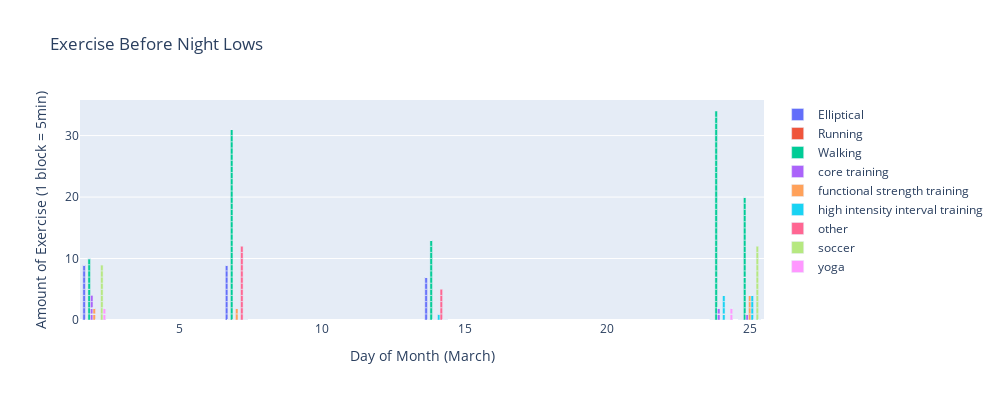

Here is the notebook cell this chart was saved with:
### Code cell
# find out what exercise was done on each day before lows
# !pip install plotly
import plotly.graph_objects as go

# use a list comprehnsion to get all the bar graphs
data = [go.Bar(name=col, x=exercise_pre_n_low_df['day'], y=exercise_pre_n_low_df[col]) for col in exercise_oh_cols]

fig = go.Figure(data=data)

fig.update_layout(barmode='group',
    width=1000,
    height=400,
    autosize=False,
    title='Exercise Before Night Lows',
    xaxis_title='Day of Month (March)',
    yaxis_title='Amount of Exercise (1 block = 5min)')
fig.show()

### Figure 1 — Plotly figure (JSON) as saved in the notebook; plotly's stock layout.template omitted (floating-point values rounded to 4 significant figures; data arrays with more than 128 entries replaced by an {"elided": "..."} marker saying what was removed)
{"data": [{"name": "Elliptical", "type": "bar", "x": {"elided": "199 int values"}, "y": {"elided": "199 int values"}}, {"name": "Running", "type": "bar", "x": {"elided": "199 int values"}, "y": {"elided": "199 int values"}}, {"name": "Walking", "type": "bar", "x": {"elided": "199 int values"}, "y": {"elided": "199 int values"}}, {"name": "core training", "type": "bar", "x": {"elided": "199 int values"}, "y": {"elided": "199 int values"}}, {"name": "functional strength training", "type": "bar", "x": {"elided": "199 int values"}, "y": {"elided": "199 int values"}}, {"name": "high intensity interval training", "type": "bar", "x": {"elided": "199 int values"}, "y": {"elided": "199 int values"}}, {"name": "other", "type": "bar", "x": {"elided": "199 int values"}, "y": {"elided": "199 int values"}}, {"name": "soccer", "type": "bar", "x": {"elided": "199 int values"}, "y": {"elided": "199 int values"}}, {"name": "yoga", "type": "bar", "x": {"elided": "199 int values"}, "y": {"elided": "199 int values"}}], "layout": {"autosize": false, "barmode": "group", "height": 400, "title": {"text": "Exercise Before Night Lows"}, "width": 1000, "xaxis": {"title": {"text": "Day of Month (March)"}}, "yaxis": {"title": {"text": "Amount of Exercise (1 block = 5min)"}}}}
